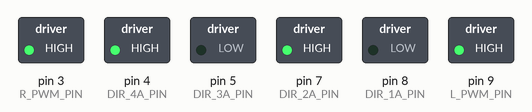
A program run on a simulated Arduino Uno, built with avr-gcc and run on an emulated ATmega328P. On the bench: switched loads named in the program (green lamp = pin HIGH).

Above: at 0.05 s.
At 2.5 s:
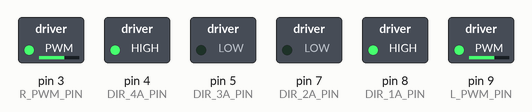
At 5.0 s:
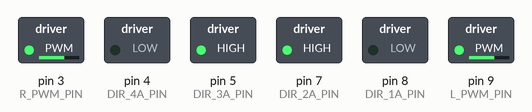
At 7.45 s:
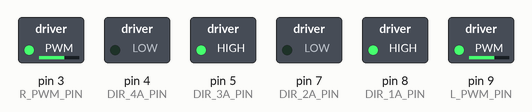
At 9.95 s:
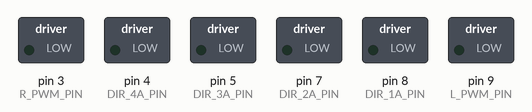
Timing chart, 0 to 13.0 s (numbered marks = the images above):
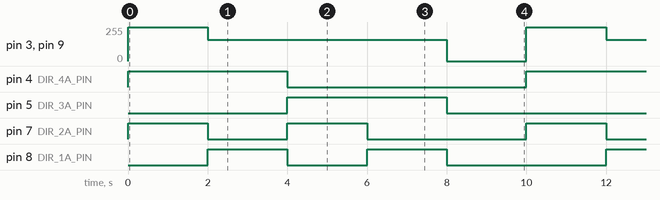

The program:

main.cpp
```cpp
#include <Arduino.h>

#define L_PWM_PIN 9
#define DIR_1A_PIN 8
#define DIR_2A_PIN 7
#define R_PWM_PIN 3
#define DIR_3A_PIN 5
#define DIR_4A_PIN 4
byte pins[] = { L_PWM_PIN, R_PWM_PIN, DIR_1A_PIN, DIR_2A_PIN, DIR_3A_PIN, DIR_4A_PIN };

void motorAction(byte enOnePin, byte enOneValue, byte enTwoPin, byte enTwoValue, byte pwmPin, byte pwmValue);

void setup() {
  for (byte pin : pins) {
    pinMode(pin, OUTPUT);
  }
}

void loop() {
  // Drive forward (both motors spin one direction) at full speed for 1 second
  motorAction(DIR_1A_PIN, LOW, DIR_2A_PIN, HIGH, L_PWM_PIN, 255);
  motorAction(DIR_3A_PIN, LOW, DIR_4A_PIN, HIGH, R_PWM_PIN, 255);
  delay(2000);
  // Turn left at half speed for 1 second
  motorAction(DIR_1A_PIN, HIGH, DIR_2A_PIN, LOW, L_PWM_PIN, 160);
  motorAction(DIR_3A_PIN, LOW, DIR_4A_PIN, HIGH, R_PWM_PIN, 160);
  delay(2000);
  // Turn right at half speed for 1 second
  motorAction(DIR_1A_PIN, LOW, DIR_2A_PIN, HIGH, L_PWM_PIN, 160);
  motorAction(DIR_3A_PIN, HIGH, DIR_4A_PIN, LOW, R_PWM_PIN, 160);
  delay(2000);
  // Drive backward at half speed for 1 second
  motorAction(DIR_1A_PIN, HIGH, DIR_2A_PIN, LOW, L_PWM_PIN, 160);
  motorAction(DIR_3A_PIN, HIGH, DIR_4A_PIN, LOW, R_PWM_PIN, 160);
  delay(2000);
  // Stop for 1 second
  motorAction(DIR_1A_PIN, LOW, DIR_2A_PIN, LOW, L_PWM_PIN, 0);
  motorAction(DIR_3A_PIN, LOW, DIR_4A_PIN, LOW, R_PWM_PIN, 0);
  delay(2000);
}

void motorAction(byte enOnePin, byte enOneValue, byte enTwoPin, byte enTwoValue, byte pwmPin, byte pwmValue) {
  digitalWrite(enOnePin, enOneValue);
  digitalWrite(enTwoPin, enTwoValue);
  analogWrite(pwmPin, pwmValue);
}
```

Measured:
- by itself, pin 3 (R_PWM_PIN), pin 9 (L_PWM_PIN): repeats every 10.0 s: 160/255 6.0 s, 0/255 2.0 s, 255/255 2.0 s
- by itself, pin 4 (DIR_4A_PIN), pin 5 (DIR_3A_PIN): alternates HIGH for 4.0 s and LOW for 6.0 s
- by itself, pin 7 (DIR_2A_PIN), pin 8 (DIR_1A_PIN): repeats every 10.0 s: LOW 2.0 s, HIGH 2.0 s, LOW 4.0 s, HIGH 2.0 s
